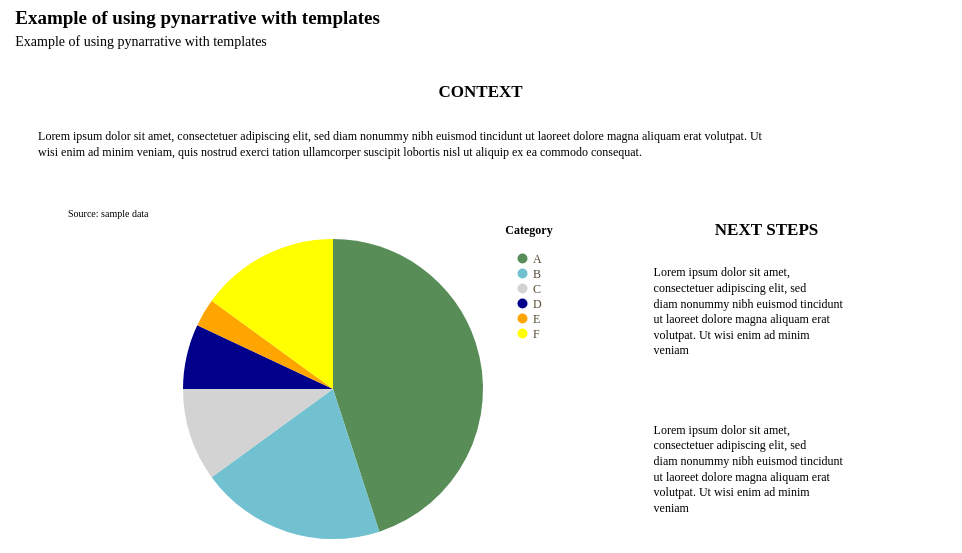

Notebook code for this chart:
### Code cell
from pynarrative.templates.mytemplates.pieTemplate import pieTemplate


story = (
    pn.Story(
    #Builing the Story class object
        data = pie,
        width = 550,
        height = 300,
        template = pieTemplate #Using pieTemplate
    )

    #Method invocation
    #Pie chart
    .mark_arc()

    #Data encoding
    .encode(
        theta=alt.Theta(field = "percentage", type = "quantitative"),
        color=alt.Color(
            field = "category",
            type = "nominal",
            title = "Category",
            legend=alt.Legend(
                title = "Category",
                orient = "none",
                legendX = 500,
                legendY = 220,
                direction = "vertical",
                titleAlign = "center",
                titleAnchor = "middle",
                titlePadding = 15
            )
        ),
    )
    
    #Data source
    .add_source(
        text = "Source: sample data",
        position = "top",
        align = "left"
    )
    
    #Title and subtitle
    .add_title(
        title = "Example of using pynarrative with templates",
        subtitle = "Example of using pynarrative with templates",
        align = "left"
    )
    
    .add_context(
        text = "Lorem ipsum dolor sit amet, consectetuer adipiscing elit, sed diam nonummy nibh euismod tincidunt ut laoreet dolore magna aliquam erat volutpat. Ut wisi enim ad minim veniam, quis nostrud exerci tation ullamcorper suscipit lobortis nisl ut aliquip ex ea commodo consequat.",
        position = "top",
    )

    .add_next_steps(
        mode = "vertical",
        position = "right",
        text_align = "left",
        steps = [
            "Lorem ipsum dolor sit amet, consectetuer adipiscing elit, sed diam nonummy nibh euismod tincidunt ut laoreet dolore magna aliquam erat volutpat. Ut wisi enim ad minim veniam",
            "Lorem ipsum dolor sit amet, consectetuer adipiscing elit, sed diam nonummy nibh euismod tincidunt ut laoreet dolore magna aliquam erat volutpat. Ut wisi enim ad minim veniam",
            ]
    )

    .render()
)

story

### Figure 1 — Vega-Lite specification as saved in the notebook (floating-point values rounded to 4 significant figures)
{"config": {"view": {"continuousWidth": 300, "continuousHeight": 300, "strokeWidth": 0}, "axis": {"domainColor": "#d8c9ad", "grid": false, "labelColor": "#594a37", "labelFont": "Montserrat", "labelFontSize": 13, "tickColor": "#d8c9ad", "titleColor": "#000000", "titleFont": "Montserrat", "titleFontSize": 14}, "bar": {"color": "rgb(89, 141, 88)"}, "legend": {"labelColor": "#594a37", "labelFont": "Montserrat", "labelFontSize": 12, "titleColor": "#000000", "titleFont": "Montserrat", "titleFontSize": 12}, "line": {"color": "rgb(89, 141, 88)"}, "mark": {"strokeWidth": 2.5}, "point": {"color": "#000000", "filled": true, "size": 75}, "range": {"category": ["rgb(89, 141, 88)", "rgb(113, 193, 209)", "lightgrey", "darkblue", "orange", "yellow"]}, "title": {"color": "#000000", "font": "Montserrat", "fontSize": 19}}, "vconcat": [{"layer": [{"mark": {"type": "rect", "color": "transparent"}}, {"mark": {"type": "text", "align": "left", "baseline": "top", "color": "#000000", "font": "Montserrat", "fontSize": 19, "fontWeight": "bold", "text": "Example of using pynarrative with templates"}, "encoding": {"x": {"value": 10}, "y": {"value": 4}}}, {"mark": {"type": "text", "align": "left", "baseline": "top", "color": "#000000", "font": "Montserrat", "fontSize": 14, "text": "Example of using pynarrative with templates"}, "encoding": {"x": {"value": 10}, "y": {"value": 30}}}], "data": {"name": "data-6fad5c34291b82fc9632cbce143d677a"}, "height": 58, "width": 951.5}, {"vconcat": [{"layer": [{"mark": {"type": "rect", "color": "rgb(255, 255, 255)", "cornerRadius": 40.0, "opacity": 1.0, "stroke": "transparent", "strokeWidth": 1.875}, "encoding": {"x": {"value": 0}, "x2": {"value": 935.0}, "y": {"value": 0}, "y2": {"value": 81.2}}}, {"mark": {"type": "text", "align": "left", "baseline": "top", "color": "rgb(0, 0, 0)", "font": "Montserrat", "fontSize": 12, "fontStyle": "normal", "fontWeight": "normal", "lineBreak": "\n", "lineHeight": 15.6, "text": "Lorem ipsum dolor sit amet, consectetuer adipiscing elit, sed diam nonummy nibh euismod tincidunt ut laoreet dolore magna aliquam erat volutpat. Ut\nwisi enim ad minim veniam, quis nostrud exerci tation ullamcorper suscipit lobortis nisl ut aliquip ex ea commodo consequat."}, "encoding": {"x": {"value": 25}, "y": {"value": 25}}}, {"mark": {"type": "text", "align": "center", "baseline": "bottom", "color": "rgb(0, 0, 0)", "dy": 0, "font": "Montserrat", "fontSize": 17, "fontWeight": "bold", "text": "CONTEXT"}, "encoding": {"x": {"value": 467.5}, "y": {"value": -5}}}], "data": {"name": "data-6fad5c34291b82fc9632cbce143d677a"}, "height": 81.2, "width": 935.0}, {"hconcat": [{"layer": [{"data": {"name": "data-c82efeaddc41e85af58760f7032a7229"}, "mark": {"type": "arc"}, "encoding": {"color": {"field": "category", "legend": {"direction": "vertical", "legendX": 500, "legendY": 220, "orient": "none", "title": "Category", "titleAlign": "center", "titleAnchor": "middle", "titlePadding": 15}, "title": "Category", "type": "nominal"}, "theta": {"field": "percentage", "type": "quantitative"}}}, {"data": {"name": "data-6fad5c34291b82fc9632cbce143d677a"}, "mark": {"type": "text", "align": "left", "baseline": "bottom", "color": "rgb(0, 0, 0)", "font": "Montserrat", "fontSize": 10, "lineBreak": "\n", "text": "Source: sample data"}, "encoding": {"x": {"value": 10}, "y": {"value": -20}}}], "height": 300, "width": 550}, {"layer": [{"mark": {"type": "rect", "color": "rgb(255, 255, 255)", "cornerRadius": 40.0, "opacity": 1.0, "stroke": "transparent", "strokeWidth": 1.875}, "encoding": {"x": {"axis": null, "field": "x", "type": "quantitative"}, "x2": {"field": "x2"}, "y": {"axis": null, "field": "y", "type": "quantitative"}, "y2": {"field": "y2"}}}, {"mark": {"type": "text", "align": "left", "baseline": "top", "color": "rgb(0, 0, 0)", "font": "Montserrat", "fontSize": 12, "lineBreak": "\n", "lineHeight": 15.6}, "encoding": {"text": {"field": "text", "type": "nominal"}, "x": {"axis": null, "field": "x_mid", "type": "quantitative"}, "y": {"axis": null, "field": "y_text", "type": "quantitative"}}}], "data": {"name": "data-188d2ddce119c6202b34f3c962033bf2"}, "height": 307.2, "title": {"text": ["NEXT STEPS"], "align": "center", "baseline": "top", "color": "rgb(0, 0, 0)", "dx": 0, "font": "Montserrat", "fontSize": 17, "fontWeight": "bold", "offset": 0}, "width": 275.0}]}], "center": true}], "center": true, "resolve": {"axis": {"x": "shared", "y": "shared"}}, "$schema": "https://vega.github.io/schema/vega-lite/v6.4.1.json", "datasets": {"data-6fad5c34291b82fc9632cbce143d677a": [{"_": 0}], "data-c82efeaddc41e85af58760f7032a7229": [{"category": "A", "percentage": 45}, {"category": "B", "percentage": 20}, {"category": "C", "percentage": 10}, {"category": "D", "percentage": 7}, {"category": "E", "percentage": 3}, {"category": "F", "percentage": 15}], "data-188d2ddce119c6202b34f3c962033bf2": [{"x": 0, "y": 153.6, "x2": 275.0, "y2": 297.2, "text": "Lorem ipsum dolor sit amet,\nconsectetuer adipiscing elit, sed\ndiam nonummy nibh euismod tincidunt\nut laoreet dolore magna aliquam erat\nvolutpat. Ut wisi enim ad minim\nveniam", "x_mid": 25, "y_text": 272.2}, {"x": 0, "y": 0.0, "x2": 275.0, "y2": 143.6, "text": "Lorem ipsum dolor sit amet,\nconsectetuer adipiscing elit, sed\ndiam nonummy nibh euismod tincidunt\nut laoreet dolore magna aliquam erat\nvolutpat. Ut wisi enim ad minim\nveniam", "x_mid": 25, "y_text": 118.6}]}}
